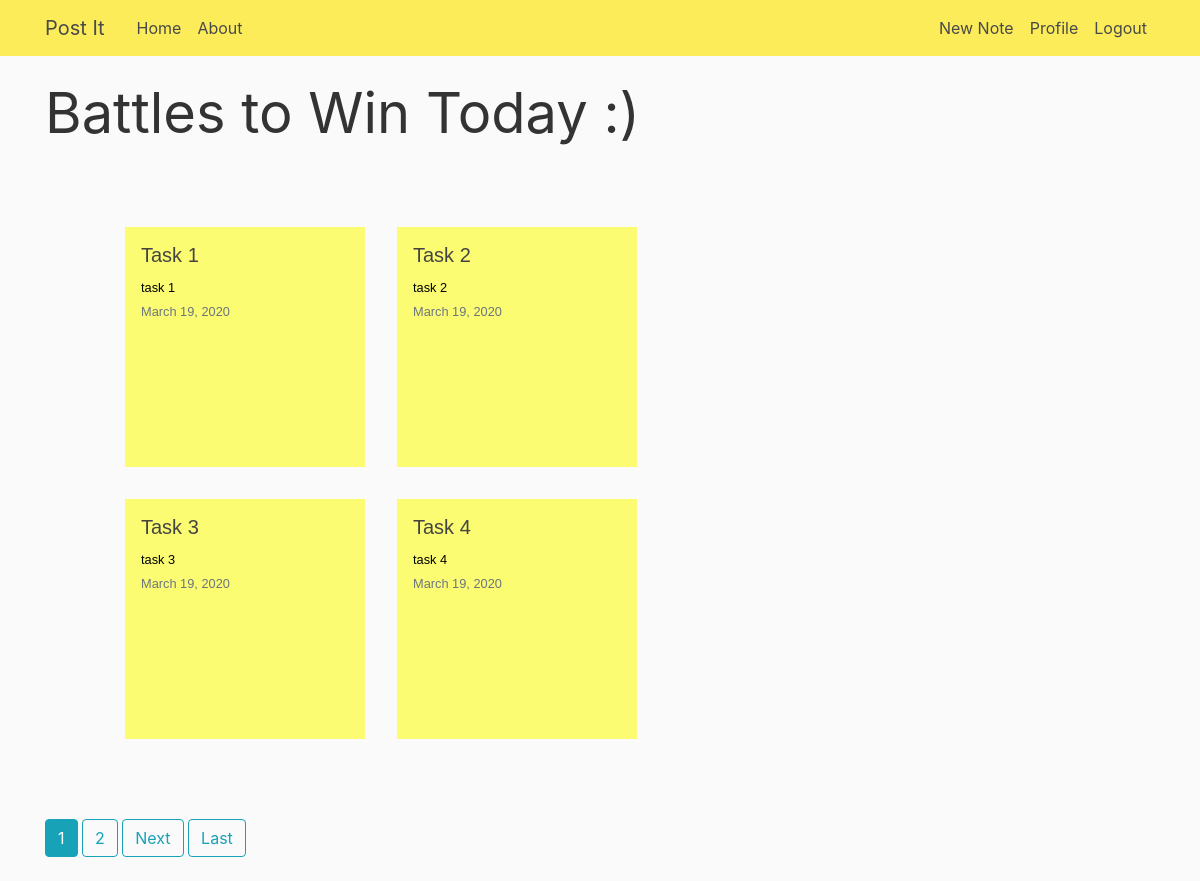
The app's page / (signed in) with its own data.
### Notes/models.py (models this page shows, shortened)
class Notes(models.Model):
    task = models.CharField(max_length=1000)
    description = models.CharField(max_length=10000)
    date_posted = models.DateTimeField(default=timezone.now)
    user = models.ForeignKey(User, on_delete=models.CASCADE, blank=True, null=True)

### Notes/views.py (the view)
# urls.py: path('', NoteListView.as_view() , name='notes-wall'),
class NoteListView(LoginRequiredMixin,ListView):
    additional_context = {}
    model = Notes
    context_object_name = 'posts'
    template_name = 'Notes/wall.html'
    ordering = ['-date_posted']
    paginate_by = 4
    def get_queryset(self):
        queryset = Notes.objects.filter(user = self.request.user.id)
        return queryset

### Notes/templates/Notes/wall.html (shortened to what this page needs)
{% extends "Notes/base.html" %}
{% block content %}
    <div class='display-4'>
        <p>Battles to Win Today :)</p>
    </div>
    <div class='wrapper'>
        <ul class='task-class'>
            {% for note in posts %}
                {%include "Notes/notes.html" with note=note %}
            {% endfor %}
        </ul>
    </div>
    {% if is_paginated %}
    {% for num in page_obj.paginator.page_range %}
        {% if page_obj.number == num %}
            <a href="?page={{ num }}" class="btn btn-info mb-4">{{ num }}</a>
        {% elif num > page_obj.number|add:'-3' and num < page_obj.number|add:'3' %}
            <a href="?page={{ num }}" class="btn btn-outline-info mb-4">{{ num }}</a>
        {% endif %}
    {% endfor %}
    {% if page_obj.has_next %}
        <a href="?page={{ page_obj.next_page_number }}" class="btn btn-outline-info mb-4">Next</a>
        <a href="?page={{ page.obj.paginator.num_pages }}" class="btn btn-outline-info mb-4">Last</a>
    {% endif %}
{% endif %}
{% endblock content%}

### Notes/templates/Notes/notes.html
{% load static %}
<li>
    <a href="{% url 'notes-detail' note.id %}">
        <h5>{{ note.task }}</h5>
        <div>
            <small>{{ note.description }}</small>
        </div>
        <div>
            <small class="text-muted">{{ note.date_posted | date:"F d, Y" }}</small>
        </div>
    </a>
</li>

### Notes/static/Notes/main.css (style rules this page uses)
body { background: #fafafa; color: #333333; margin-top: 5rem; }
h1, h2, h3, h4, h5, h6 { color: #444444; }
ul { margin: 0; }
.wrapper > * { margin:0; padding:0; }
.wrapper { font-family:arial,sans-serif; font-size:100%; margin:1em; color:#fff; }
.wrapper > h2,p { font-size:100%; font-weight:normal; }
.wrapper > ul,li { list-style:none; }
.wrapper > ul { overflow:hidden; padding:3em; }
.wrapper > ul li a { text-decoration:none; color:#000; background:rgb(252, 252, 114); display:block; height:15em; width:15em; padding:1em; }
.wrapper > ul li { margin:1em; float:left; }

### records on screen
Notes: task "Task 1", description "task 1", date_posted "March 19, 2020"
Notes: task "Task 2", description "task 2", date_posted "March 19, 2020"
Notes: task "Task 3", description "task 3", date_posted "March 19, 2020"
Notes: task "Task 4", description "task 4", date_posted "March 19, 2020"

### other values on screen
{{ num }} "1"
{{ num }} "2"
